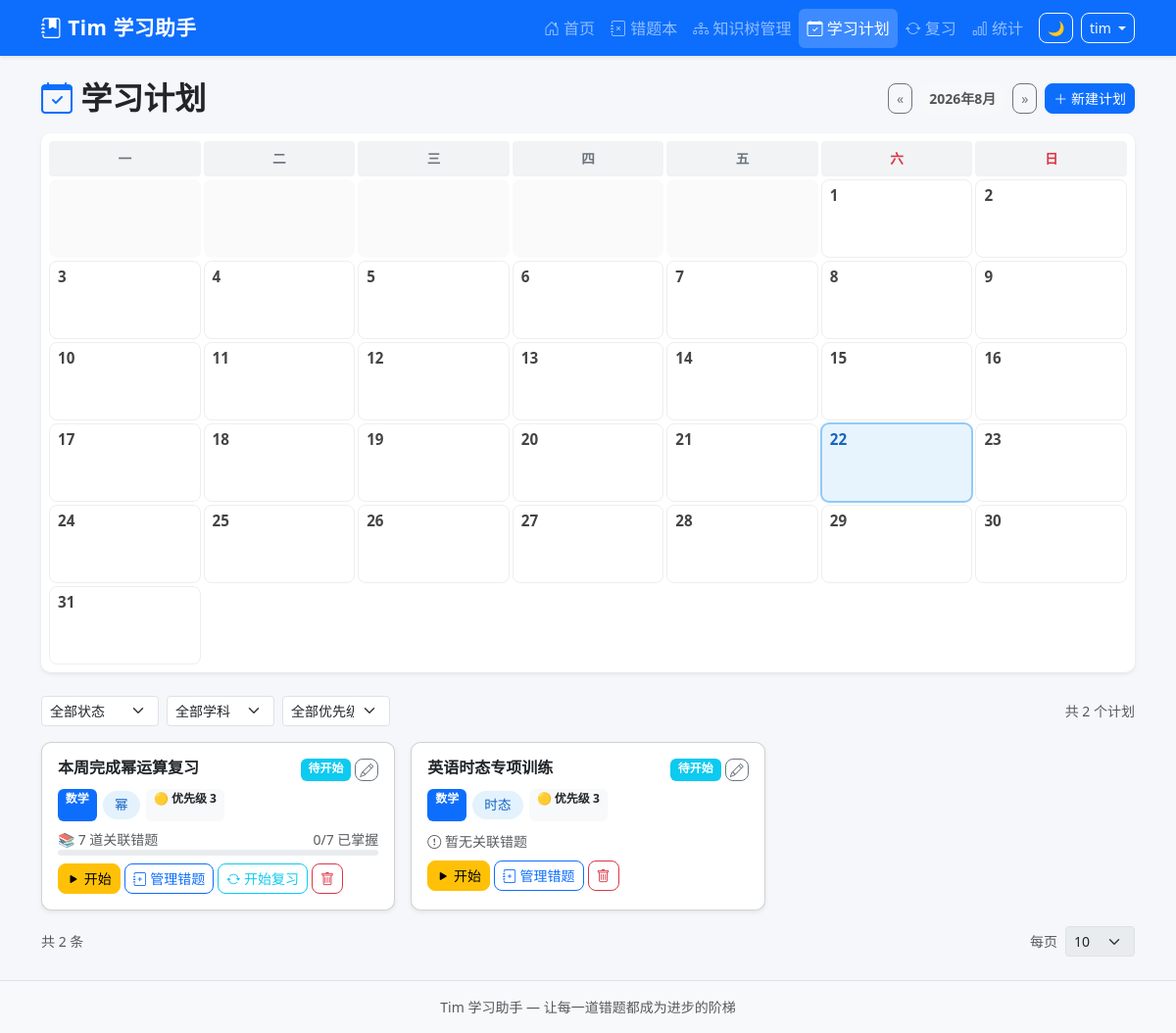
The app's page /study-plans (signed in) with its own data.
### tables this page shows
CREATE TABLE study_plans (
            id INTEGER PRIMARY KEY AUTOINCREMENT,
            uuid TEXT NOT NULL,
            title TEXT NOT NULL,
            description TEXT DEFAULT '',
            xueke TEXT DEFAULT '',
            zhishidian TEXT DEFAULT '',
            target_date DATE,
            priority INTEGER DEFAULT 1,
            status TEXT DEFAULT 'pending',
            created_at TIMESTAMP DEFAULT CURRENT_TIMESTAMP,
            completed_at TIMESTAMP
        );

### app.py (the view)
@app.route('/study-plans')
@login_required
def study_plans():
    month = request.args.get('month', date.today().strftime('%Y-%m'))
    page = request.args.get('page', 1, type=int)
    status_filter = request.args.get('status', '')
    xueke_filter = request.args.get('xueke', '')
    priority_filter = request.args.get('priority', '', type=int)
    page, per_page, offset = paginate(request, 12)
    where = ["status != 'deleted'", "(target_date LIKE ? OR target_date IS NULL OR target_date='')"]
    params = [month + '%']
    if status_filter:
        where.append('status = ?')
        params.append(status_filter)
    if xueke_filter:
        where.append('xueke = ?')
        params.append(xueke_filter)
    if priority_filter:
        where.append('priority >= ?')
        params.append(priority_filter)
    where_sql = ' AND '.join(where)
    total = query_db(
        f"SELECT COUNT(*) as cnt FROM study_plans WHERE {where_sql}",
        params, one=True
    )['cnt']
    total_pages = max(1, (total + per_page - 1) // per_page)
    plans = query_db(
        f"SELECT * FROM study_plans WHERE {where_sql} ORDER BY priority DESC, target_date ASC LIMIT ? OFFSET ?",
        params + [per_page, offset]
    )
    plan_mistake_counts = {}
    plan_mastered_counts = {}
    plans = rows_to_dicts(plans)
    for p in plans:
        p['timu_plain'] = ''  # 计划没有 timu 字段
        cnt = query_db(
            "SELECT COUNT(*) as c FROM plan_mistakes WHERE plan_id=?",
            (p['id'],), one=True
        )['c']
        if cnt == 0 and p['zhishidian']:
            cnt = query_db(
                "SELECT COUNT(*) as c FROM mistake_records WHERE zhishidian LIKE ?",
                ('%' + p['zhishidian'] + '%',), one=True
            )['c']
        plan_mistake_counts[p['id']] = cnt
        mastered = query_db(
            "SELECT COUNT(*) as c FROM plan_mistakes pm JOIN mistake_records mr ON pm.mistake_id=mr.id WHERE pm.plan_id=? AND mr.status='mastered'",
            (p['id'],), one=True
        )['c']
        if mastered == 0 and p['zhishidian']:
            mastered = query_db(
                "SELECT COUNT(*) as c FROM mistake_records WHERE zhishidian LIKE ? AND status='mastered'",
                ('%' + p['zhishidian'] + '%',), one=True
            )['c']
        plan_mastered_counts[p['id']] = mastered
    from collections import defaultdict
    calendar = defaultdict(list)
    for p in plans:
        td = p['target_date'] or ''
        if td:
            calendar[td].append(p)
    try:
        year, mon = map(int, month.split('-'))
    except ValueError:
        year, mon = date.today().year, date.today().month
    prev_m = f'{year}-{mon-1:02d}' if mon > 1 else f'{year-1}-12'
    next_m = f'{year}-{mon+1:02d}' if mon < 12 else f'{year+1}-01'
    import calendar as cal_mod
    days_in_month = cal_mod.monthrange(year, mon)[1]
    first_weekday = cal_mod.monthrange(year, mon)[0]  # 0=周一
    month_days = []
    for i in range(first_weekday):
        month_days.append(None)  # 填充空白
    for d in range(1, days_in_month + 1):
        month_days.append(d)
    cal_review = {}
    today_str = date.today().isoformat()
    for d in range(1, days_in_month + 1):
        ds = f'{year}-{mon:02d}-{d:02d}'
        done = query_db("SELECT COUNT(DISTINCT mistake_id) c FROM review_logs WHERE review_date=?", (ds,), one=True)['c']
        total_r = 0
        if ds == today_str:
            total_r = query_db("SELECT COUNT(*) c FROM mistake_records WHERE status='active' AND next_review_at IS NOT NULL AND date(next_review_at) <= ?", (ds,), one=True)['c']
        elif ds < today_str:
            total_r = query_db("SELECT COUNT(*) c FROM mistake_records WHERE status='active' AND next_review_at IS NOT NULL AND date(next_review_at) <= ?", (ds,), one=True)['c']
        cal_review[ds] = {'done': done, 'total': total_r}
    resp = make_response(render_template('study_plan.html',
        plans=plans,
        subjects=Config.get_subjects(),
        knowledge_points=get_knowledge_points(),
        calendar=dict(calendar),
        month=month,
        prev_month=prev_m,
        next_month=next_m,
        month_days=month_days,
        month_label=f'{year}年{mon}月',
        today=date.today(),
        today_month=date.today().strftime('%Y-%m'),
        plan_mistake_counts=plan_mistake_counts,
        plan_mastered_counts=plan_mastered_counts,
        page=page,
        total_pages=total_pages,
        total=total,
        status_filter=status_filter,
        xueke_filter=xueke_filter,
        priority_filter=priority_filter,
        per_page=per_page,
        cal_review=cal_review))
    return set_uuid_cookie(resp, g.user_uuid)

### templates/study_plan.html (shortened to what this page needs)
{% extends "base.html" %}
{% block content %}
<div class="d-flex justify-content-between align-items-center mb-3 flex-wrap gap-2">
    <h2 class="fw-bold mb-0"><i class="bi bi-calendar-check text-primary"></i> 学习计划</h2>
    <div class="d-flex gap-2">
        <a href="?month={{ prev_month }}" class="btn btn-outline-secondary btn-sm">&laquo;</a>
        <span class="btn btn-light btn-sm fw-bold disabled">{{ month_label }}</span>
        <a href="?month={{ next_month }}" class="btn btn-outline-secondary btn-sm">&raquo;</a>
        <button class="btn btn-primary btn-sm" data-bs-toggle="modal" data-bs-target="#addPlanModal">
            <i class="bi bi-plus-lg"></i> 新建计划
        </button>
    </div>
</div>
<div class="card mb-4 border-0 shadow-sm">
    <div class="card-body p-2">
        <div class="calendar-grid">
            <div class="calendar-header">一</div><div class="calendar-header">二</div><div class="calendar-header">三</div>
            <div class="calendar-header">四</div><div class="calendar-header">五</div><div class="calendar-header text-danger">六</div><div class="calendar-header text-danger">日</div>
            {% for d in month_days %}
                {% if d is none %}
                <div class="calendar-day empty"></div>
                {% else %}
                {% set ds = '%s-%s-%s'|format(month.split('-')[0], month.split('-')[1], '%02d'|format(d)) %}
                {% set rv = cal_review.get(ds, {}) %}
                <div class="calendar-day {% if d == today.day and month == today_month %}today{% endif %}{% if rv.total and rv.done >= rv.total %} review-done{% elif rv.total and rv.done < rv.total %} review-pending{% endif %}"
                     onclick="quickAddPlan('{{ ds }}')" title="点击空白处创建当日计划" style="cursor:pointer">
                    <div class="day-num">{{ d }}</div>
                </div>
                {% endif %}
            {% endfor %}
        </div>
    </div>
</div>
<div id="plans-container">
{% include 'study_plan_list.html' %}
</div>
{% endblock %}

### templates/study_plan_list.html (shortened to what this page needs)
<div class="d-flex justify-content-between align-items-center mb-3 flex-wrap gap-2">
    <form id="plan-filter-form" class="d-flex flex-wrap gap-2 align-items-end" onsubmit="return false">
        <select name="status" class="form-select form-select-sm" style="width:120px" onchange="loadPlans()">
            <option value="">全部状态</option>
        </select>
        <select name="xueke" class="form-select form-select-sm" style="width:110px" onchange="loadPlans()">
            <option value="">全部学科</option>
        </select>
        <select name="priority" class="form-select form-select-sm" style="width:110px" onchange="loadPlans()">
            <option value="">全部优先级</option>
        </select>
    </form>
    <small class="text-muted">共 {{ total }} 个计划</small>
</div>
<div class="row g-3">
    {% if plans %}
    {% for plan in plans %}
    <div class="col-md-6 col-lg-4">
        <div class="card h-100 shadow-sm plan-card" id="plan-{{ plan['id'] }}">
            <div class="card-body">
                <div class="d-flex justify-content-between align-items-start mb-2">
                    <h6 class="fw-bold mb-0">{{ plan['title'] }}</h6>
                    <div class="d-flex gap-1">
                        <span class="badge bg-{{ 'success' if plan['status'] == 'completed' else 'warning' if plan['status'] in ('in_progress','paused') else 'secondary' if plan['status'] == 'cancelled' else 'info' }}">
                            {{ {'pending': '待开始', 'in_progress': '进行中', 'completed': '已完成', 'cancelled': '已取消', 'paused': '已暂停'}.get(plan['status'], plan['status']) }}
                        </span>
                        <button class="btn btn-outline-secondary btn-sm py-0 px-1" title="编辑计划"
                                onclick="editPlan({{ plan['id'] }}, '{{ plan['title']|e }}', '{{ (plan['description'] or '')|e }}', '{{ plan['xueke'] }}', '{{ plan['zhishidian'] }}', '{{ plan['target_date'] or '' }}', {{ plan['priority'] }})">
                            <i class="bi bi-pencil"></i>
                        </button>
                    </div>
                </div>
                <div class="d-flex flex-wrap gap-1 mb-2">
                    {% if plan['xueke'] %}
                    <span class="badge bg-primary">{{ plan['xueke'] }}</span>
                    {% endif %}
                    {% if plan['zhishidian'] %}
                    <span class="knowledge-badge">{{ plan['zhishidian'] }}</span>
                    {% endif %}
                    <span class="badge bg-light text-dark">
                        {% if plan['priority'] >= 4 %}🔴{% elif plan['priority'] >= 2 %}🟡{% else %}🟢{% endif %}
                        优先级 {{ plan['priority'] }}
                    </span>
                </div>
                {% set mc = plan_mistake_counts.get(plan['id'], 0) %}
                {% set md = plan_mastered_counts.get(plan['id'], 0) %}
                {% if mc > 0 %}
                <div class="mt-1">
                    <div class="d-flex justify-content-between small text-muted">
                        <span>📚 {{ mc }} 道关联错题</span><span>{{ md }}/{{ mc }} 已掌握</span>
                    </div>
                    <div class="progress" style="height:6px;border-radius:3px;">
                    </div>
                </div>
                {% else %}
                <div class="mt-1"><small class="text-muted"><i class="bi bi-exclamation-circle"></i> 暂无关联错题</small></div>
                {% endif %}
                <div class="mt-2 d-flex flex-wrap gap-1">
                    {% if plan['status'] == 'pending' %}
                    <form method="POST" action="{{ url_for('update_study_plan', plan_id=plan['id']) }}" class="d-inline">
                        <button class="btn btn-warning btn-sm"><i class="bi bi-play-fill"></i> 开始</button>
                    </form>
                    {% elif plan['status'] == 'paused' %}
                    <form method="POST" action="{{ url_for('resume_study_plan', plan_id=plan['id']) }}" class="d-inline">
                        <input type="hidden" name="csrf_token" value="{{ session.get('csrf_token', '') }}">
                        <button class="btn btn-warning btn-sm"><i class="bi bi-play-fill"></i> 恢复</button>
                    </form>
                    {% endif %}
                    <a href="{{ url_for('plan_mistakes', plan_id=plan['id']) }}" class="btn btn-outline-primary btn-sm">
                        <i class="bi bi-journal-plus"></i> 管理错题
                    </a>
                    {% if mc > 0 %}
                    <button class="btn btn-outline-info btn-sm" onclick="reviewPlan({{ plan['id'] }})">
                        <i class="bi bi-arrow-repeat"></i> 开始复习
                    </button>
                    {% endif %}
                    <form method="POST" action="{{ url_for('delete_study_plan', plan_id=plan['id']) }}" class="d-inline">
                        <button class="btn btn-outline-danger btn-sm" onclick="return confirm('确定删除「{{ plan['title'] }}」吗？')">
                            <i class="bi bi-trash"></i>
                        </button>
                    </form>
                </div>
            </div>
        </div>
    </div>
    {% endfor %}
    {% endif %}
</div>
<div class="d-flex justify-content-between align-items-center mt-3">
    <div class="text-muted small">共 {{ total }} 条{% if total_pages > 1 %}，第 {{ page }}/{{ total_pages }} 页{% endif %}</div>
    <div class="d-flex align-items-center gap-2">
        <span class="text-muted small">每页</span>
        <select class="form-select form-select-sm per-page-select" style="width:auto" onchange="loadPlans(1, this.value)" {% if total <= per_page and total_pages <= 1 %}disabled{% endif %}>
            {% for n in [10, 20, 50, 100] %}
            <option value="{{ n }}" {% if per_page == n %}selected{% endif %}>{{ n }}</option>
            {% endfor %}
        </select>
    </div>
</div>

### records on screen
study_plans: title "本周完成幂运算复习", status "待开始", xueke "数学", zhishidian "幂", priority "3", id "7", md "0"
study_plans: title "英语时态专项训练", status "待开始", xueke "数学", zhishidian "时态", priority "3", shows "暂无关联错题"

### other values on screen
{{ session.username }} "tim"
{{ month_label }} "2026年8月"
{{ d }} "1" "2" "3" "4" "5" "6" "7" "8" "9" "10" "11" "12" "13" "14" "15" "16" "17" "18" "19" "20" "21" "22" "23" "24" "25" "26" "27" "28" "29" "30" "31"
{{ total }} "2"
form field value "10"
